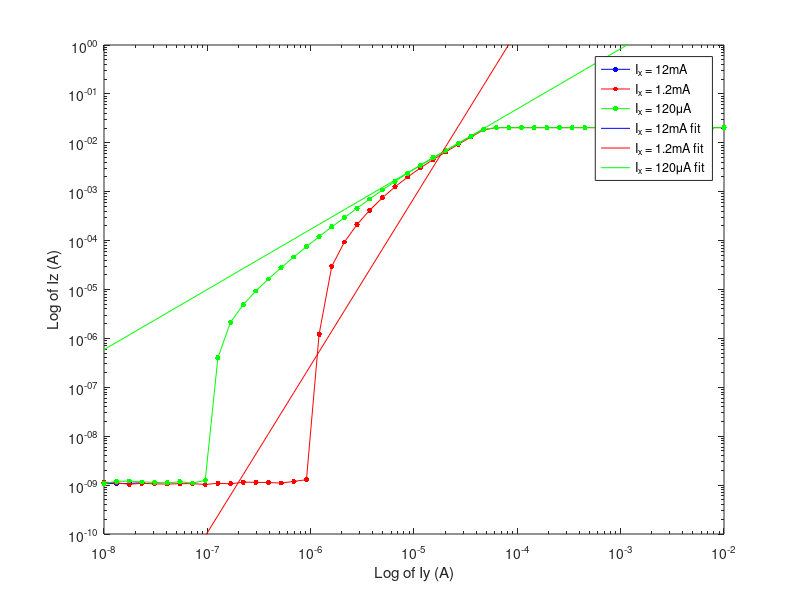

MATLAB code for this plot:
load('Exp2Data.mat') % .mat file
load('Exp3Data.mat') % .mat file
%%
clf
loglog(Ix250 ,Iz250 ,'Marker','.','MarkerSize',12) % Ix1, Iz1, Marker stuff - I found this looks pretty good
hold on
loglog(Ix25k ,Iz25k ,'Marker','.','MarkerSize',12) % Ix2, Iz2, Marker stuff - I found this looks pretty good
loglog(Ix2k ,Iz2k ,'Marker','.','MarkerSize',12) % Ix3, Iz3, Marker stuff - I found this looks pretty good
xlabel('Log of Ix (A)')
ylabel('Log of Iz (A)')

legend('250','25k','2k') % name them, probably something to do with each value of Iy

loglog(Ix1,-Iz1 ,'b','Marker','.','MarkerSize',12) % Ix1, Iz1, Marker stuff - I found this looks pretty good
hold on
loglog(Ix2,-Iz2,'r','Marker','.','MarkerSize',12) % Ix2, Iz2, Marker stuff - I found this looks pretty good
loglog(Ix3,-Iz3,'g','Marker','.','MarkerSize',12) % Ix3, Iz3, Marker stuff - I found this looks pretty good
xlabel('Log of Ix (A)')
ylabel('Log of Iz (A)')

Iz1theo1 = sqrt(Ix1.*(10^-3));
Iz2theo1 = sqrt(Ix1.*(10^-4));
Iz3theo1 = sqrt(Ix1.*(10^-5));

loglog(Ix1,Iz1theo1,'b')
loglog(Ix1,Iz2theo1,'r')
loglog(Ix1,Iz3theo1,'g')

legend('I_y = 1mA','I_y = 100\muA','I_y = 10\muA', 'I_z = sqrt(I_x*1mA)', 'I_z = sqrt(I_x*100\muA)', 'I_z = sqrt(I_x*10\muA)') % name them, probably something to do with each value of Iy




%%
clf

loglog(Iy1source,-Iz1source,'b','Marker','.','MarkerSize',12) % Iy1, Iz1, Marker stuff - I found this looks pretty good
hold on
loglog(Iy1source,-Iz2source,'r','Marker','.','MarkerSize',12) % Iy2, Iz2, Marker stuff - I found this looks pretty good
loglog(Iy1source,-Iz3source,'g','Marker','.','MarkerSize',12) % Iy3, Iz3, Marker stuff - I found this looks pretty good
xlabel('Iy (A)')
ylabel('Iz (A)')

% Iz1theo2 = sqrt((3/250)*(Iy1source));
% Iz2theo2 = sqrt((3/2500)*(Iy1source));
% Iz3theo2 = sqrt((3/25000)*(Iy1source));

p1 = polyfit(Iy1source(1:15),-Iz1source(1:15),1);
y1 = polyval(p1,Iy1source);
p2 = polyfit(Iy2source(1:15),-Iz2source(1:15),1);
y2 = polyval(p2, Iy2source);
p3 = polyfit(Iy3source(1:15),-Iz3source(1:15),1);
y3 = polyval(p3, Iy3source);


loglog(Ix1,y1,'b')
loglog(Ix1,y2,'r')
loglog(Ix1,y3,'g')

ylim([10e-6,10e-2])
legend('I_x = 12mA','I_x = 1.2mA','I_x = 120\muA', 'I_x = 12mA fit', 'I_x = 1.2mA fit', 'I_x = 120\muA fit') % name them, probably something to do with each value of Ix


%%
clf
loglog(Ix250 , -Iz250 ,'b.','MarkerSize',12) % Iy1, Iz1, Marker stuff - I found this looks pretty good
hold on
loglog(Ix25k ,-Iz25k ,'r.','MarkerSize',12) % Iy2, Iz2, Marker stuff - I found this looks pretty good
loglog(Ix2k , -Iz2k,'g.','MarkerSize',12) % Iy3, Iz3, Marker stuff - I found this looks pretty good

% g1 = (log(Ix250).^2)./0.001;
% g2 = (log(Ix2k).^2)./1e-4;
% 
% 
% loglog(Ix250,g1,'b*')
% loglog(Ix250,exp(g2),'r')


xlabel('Ix (A)')
ylabel('Iz (A)')
% 
% Iz1theo3 = (Ix250.^2)/(10^-3);
% Iz2theo3 = (Ix2k.^2)/(10^-4);
% Iz3theo3 = (Ix25k.^2)/(10^-5);
% 
% loglog(Ix250,(Iz1theo3),'b')
% loglog(Ix2k,(Iz2theo3),'r')

p4 = polyfit(log(Ix250) ,log(-Iz250),2);
y4 = polyval(p4,log(Ix250));
p5 = polyfit(log(Ix25k) ,log(-Iz25k),2);
y5 = polyval(p5, log(Ix25k));
p6 = polyfit(log(Ix2k) , log(-Iz2k),2);
y6 = polyval(p6, log(Ix2k));

loglog(Ix250,exp(y4),'b')
hold on
loglog(Ix2k,exp(y5),'r')
loglog(Ix25k,exp(y6),'g')

legend('I_y = 1mA','I_y = 100\muA','I_y = 10\muA', 'I_y = 1mA fit', 'I_y = 100\muA fit', 'I_y = 10\muA fit') % name them, probably something to do with each value of Iy


%%
clf

loglog(Iy1source,-Iz250Si, 'b','Marker','.','MarkerSize',12) % Ix1, Iz1, Marker stuff - I found this looks pretty good
hold on
loglog(Iy2source,-Iz2kSi,'r','Marker','.','MarkerSize',12) % Ix2, Iz2, Marker stuff - I found this looks pretty good
loglog(Iy3source,-Iz25kSi, 'g','Marker','.','MarkerSize',12) % Ix3, Iz3, Marker stuff - I found this looks pretty good

xlabel('Log of Iy (A)')
ylabel('Log of Iz (A)')
% 
% Iz1theo4 = (Ix250Si.^2)/(3/250);
% Iz2theo4 = (Ix250Si.^2)/(3/2500);
% Iz3theo4 = (Ix250Si.^2)/(3/25000);

% Iz1theo4 = (.00012^2)./Iy1source;
% loglog(Iy1source,exp(Iz1theo4),'c*')


p7 = polyfit(log(Ix250Si(3:33)),log(-Iz250Si(3:33)),1);
y7 = polyval(p7,log(Ix250Si));
p8 = polyfit(log(Ix2kSi(15:32)),log(-Iz2kSi(15:32)),1);
y8 = polyval(p8,log(Ix2kSi));
p9 = polyfit(log(Ix25kSi(25:30)),log(-Iz25kSi(25:30)),1);
y9 = polyval(p9,log(Ix25kSi));

loglog(Ix250Si,exp(y7),'b')
loglog(Ix2kSi,exp(y8),'r')
loglog(Ix25kSi,exp(y9),'g')
ylim([10e-11,10e-1])
legend('I_x = 12mA','I_x = 1.2mA','I_x = 120\muA', 'I_x = 12mA fit', 'I_x = 1.2mA fit', 'I_x = 120\muA fit') % name them, probably something to do with each value of Iy



